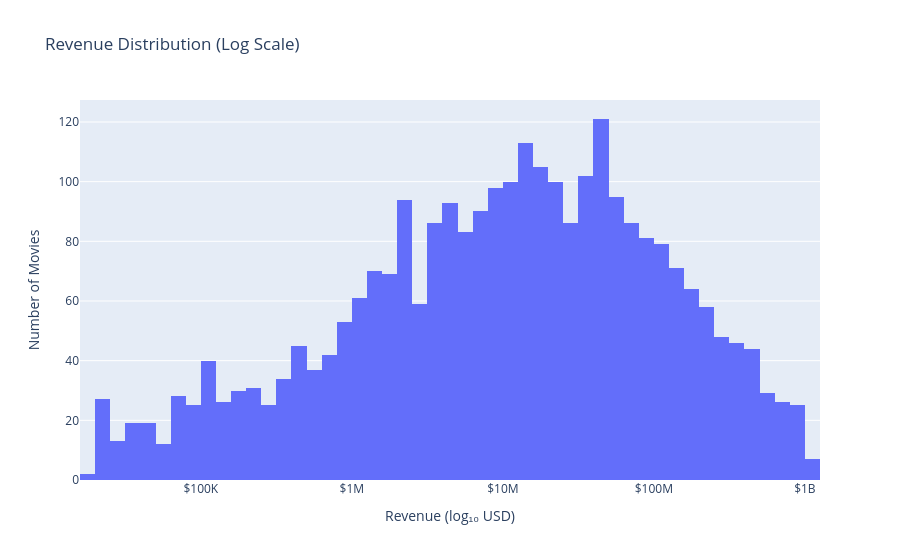

Notebook code cell kept with this figure:
### Code cell
import plotly.express as px
import numpy as np

# Query revenue data with same filters as budget
rev = con.sql("select title, revenue from movies where revenue > 10000 and budget > 10000 and popularity > 0 and vote_average > 0 AND adult = false and runtime > 40 and release_date >= '2015-01-01' and release_date < '2025-01-01'")
df_rev = rev.df()

# Remove outliers (1st-99th percentile)
q01 = df_rev['revenue'].quantile(0.01)
q99 = df_rev['revenue'].quantile(0.99)
df_rev = df_rev[(df_rev['revenue'] >= q01) & (df_rev['revenue'] <= q99)]

df_rev['log_revenue'] = np.log10(df_rev['revenue'])

fig = px.histogram(df_rev, x="log_revenue", nbins=50, title="Revenue Distribution (Log Scale)",
                   labels={"log_revenue": "Revenue (log₁₀ USD)"})
fig.update_layout(
    yaxis_title="Number of Movies",
    xaxis=dict(
        tickvals=[4, 5, 6, 7, 8, 9],
        ticktext=["$10K", "$100K", "$1M", "$10M", "$100M", "$1B"]
    )
)
fig.show()

### Figure 1 — Plotly figure (JSON) as saved in the notebook; plotly's stock layout.template omitted (floating-point values rounded to 4 significant figures; data arrays with more than 128 entries replaced by an {"elided": "..."} marker saying what was removed)
{"data": [{"bingroup": "x", "hovertemplate": "Revenue (log₁₀ USD)=%{x}<br>count=%{y}<extra></extra>", "legendgroup": "", "marker": {"color": "#636efa", "pattern": {"shape": ""}}, "name": "", "nbinsx": 50, "orientation": "v", "showlegend": false, "type": "histogram", "x": {"elided": "2797 float values"}, "xaxis": "x", "yaxis": "y"}], "layout": {"barmode": "relative", "legend": {"tracegroupgap": 0}, "title": {"text": "Revenue Distribution (Log Scale)"}, "xaxis": {"anchor": "y", "domain": [0, 1], "ticktext": ["$10K", "$100K", "$1M", "$10M", "$100M", "$1B"], "tickvals": [4, 5, 6, 7, 8, 9], "title": {"text": "Revenue (log₁₀ USD)"}}, "yaxis": {"anchor": "x", "domain": [0, 1], "title": {"text": "Number of Movies"}}}}
